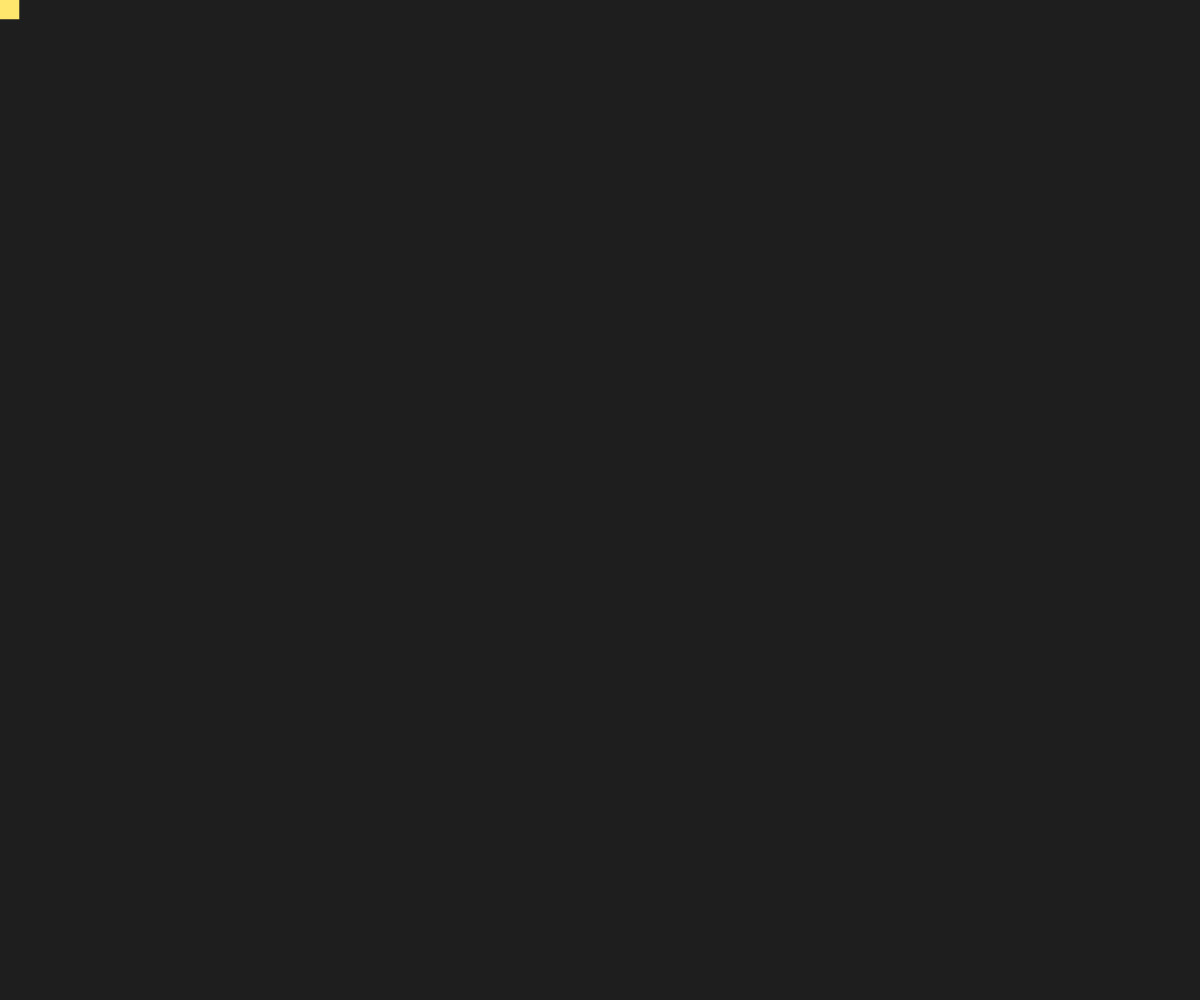
Frame 1 (no input)
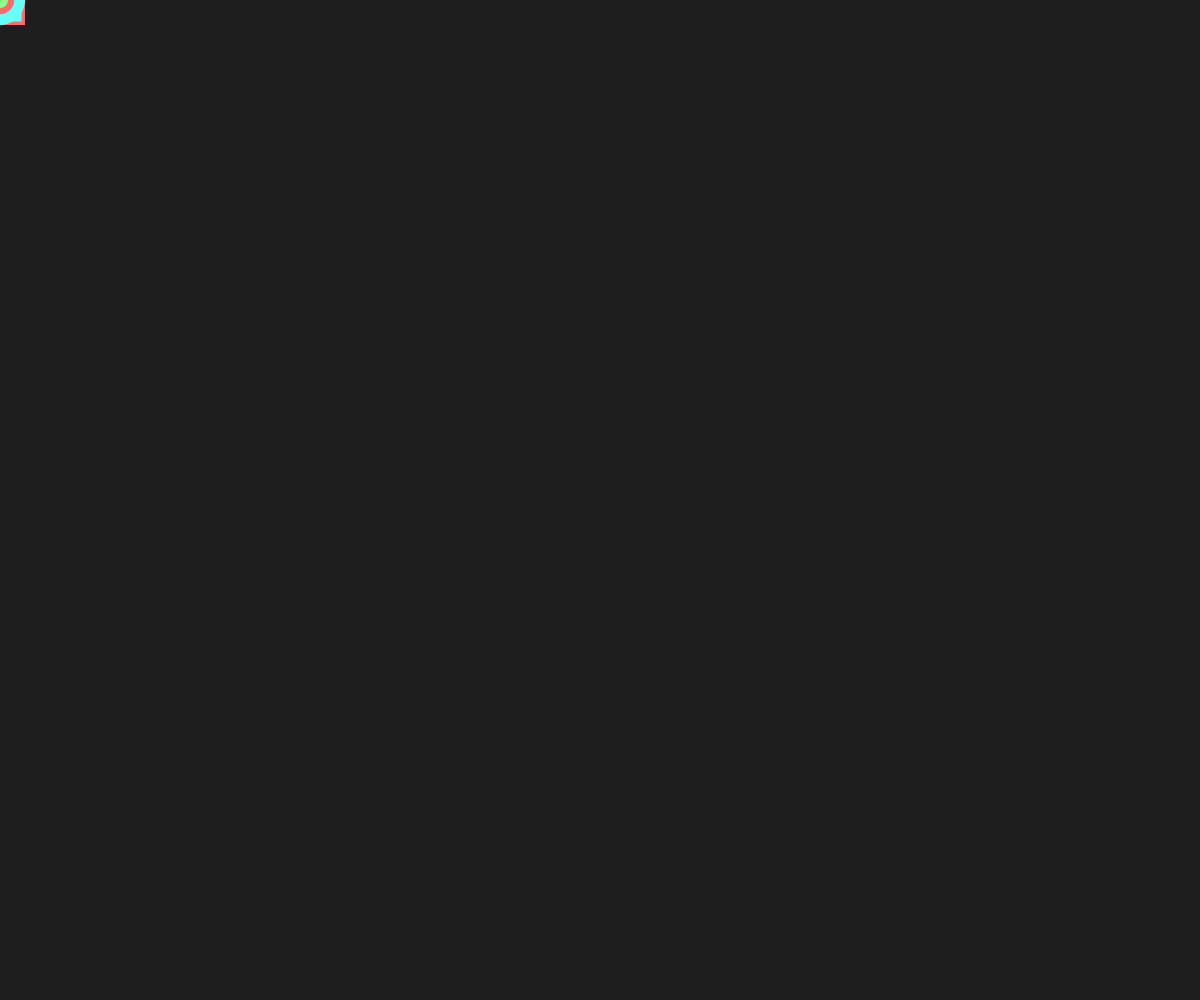
Frame 60 (no input)
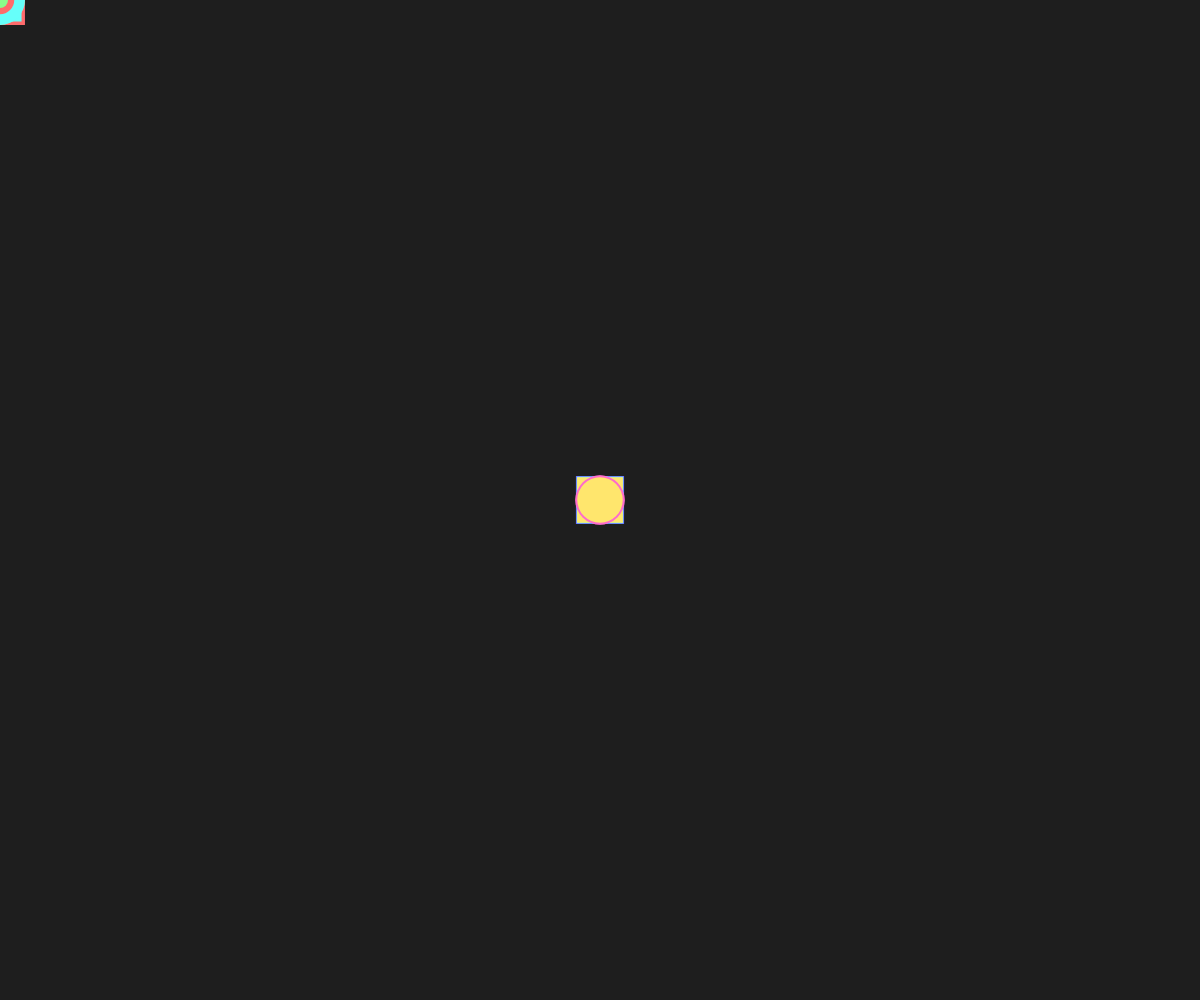
Frame 120 (the mouse pressed at the canvas centre since frame 60)

The p5.js sketch that drew these frames (run headless with seeded random() and noise() and a simulated clock; from frame 60 on, the mouse is pressed at the canvas centre):

// p5.js sketch
// ── sketch.js
let colorPalette = ['#FF6B6B', '#FFE66D', '#8AFF8A', '#6B66FF', '#FF6BCC', '#66FFFA']; // New color palette
let circles = [];

function setup() {
  createCanvas(windowWidth, windowHeight);
  noStroke();
}

function draw() {
  background(30);

  // Create a new shape at the mouse position
  let shape = {
    x: mouseX,
    y: mouseY,
    size: random(10, 50),
    color: random(colorPalette),
    shapeType: int(random(2)) // 0 for circle, 1 for square
  };
  circles.push(shape);

  // Draw all shapes
  for (let i = 0; i < circles.length; i++) {
    fill(circles[i].color);
    if (circles[i].shapeType === 0) { // Circle
      ellipse(circles[i].x, circles[i].y, circles[i].size);
    } else { // Square
      rectMode(CENTER);
      rect(circles[i].x, circles[i].y, circles[i].size, circles[i].size);
    }
  }

  // Remove old shapes
  if (circles.length > 100) {
    circles.splice(0, 1);
  }
}

function mousePressed() {
  // Change color palette on mouse press
  shuffle(colorPalette, true); // Randomly shuffle the color palette
}

function keyPressed() {
  // Increase or decrease the size of shapes on key press
  if (keyCode === UP_ARROW) { // Increase size
    for (let i = 0; i < circles.length; i++) {
      circles[i].size += 5;
    }
  } else if (keyCode === DOWN_ARROW) { // Decrease size
    for (let i = 0; i < circles.length; i++) {
      circles[i].size -= 5;
      circles[i].size = max(5, circles[i].size); // Ensure size doesn't go below 5
    }
  }
}
